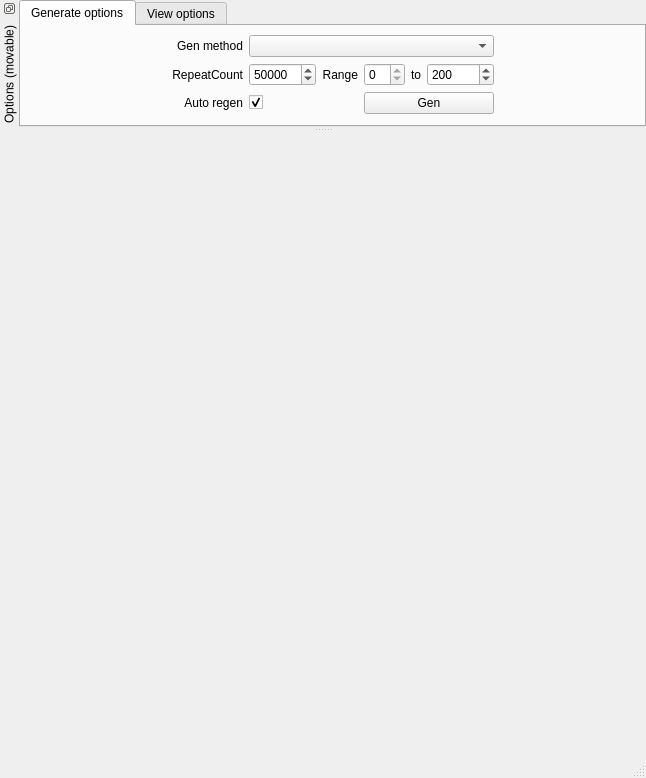
<?xml version="1.0" encoding="UTF-8"?>
<ui version="4.0">
 <class>FormMain</class>
 <widget class="QMainWindow" name="FormMain">
  <property name="geometry">
   <rect>
    <x>0</x>
    <y>0</y>
    <width>646</width>
    <height>778</height>
   </rect>
  </property>
  <property name="windowTitle">
   <string>MainWindow</string>
  </property>
  <widget class="QWidget" name="centralwidget">
   <layout class="QVBoxLayout" name="verticalLayout_2">
    <property name="spacing">
     <number>3</number>
    </property>
    <property name="leftMargin">
     <number>3</number>
    </property>
    <property name="topMargin">
     <number>3</number>
    </property>
    <property name="rightMargin">
     <number>3</number>
    </property>
    <property name="bottomMargin">
     <number>3</number>
    </property>
    <item>
     <widget class="QCustomPlot" name="qcp_plot" native="true">
      <property name="minimumSize">
       <size>
        <width>640</width>
        <height>480</height>
       </size>
      </property>
     </widget>
    </item>
   </layout>
  </widget>
  <widget class="QStatusBar" name="statusbar"/>
  <widget class="QDockWidget" name="dw_options">
   <property name="floating">
    <bool>false</bool>
   </property>
   <property name="features">
    <set>QDockWidget::DockWidgetFloatable|QDockWidget::DockWidgetMovable|QDockWidget::DockWidgetVerticalTitleBar</set>
   </property>
   <property name="allowedAreas">
    <set>Qt::AllDockWidgetAreas</set>
   </property>
   <property name="windowTitle">
    <string>Options (movable)</string>
   </property>
   <attribute name="dockWidgetArea">
    <number>4</number>
   </attribute>
   <widget class="QWidget" name="dw_optContents">
    <layout class="QVBoxLayout" name="verticalLayout">
     <property name="spacing">
      <number>0</number>
     </property>
     <property name="leftMargin">
      <number>0</number>
     </property>
     <property name="topMargin">
      <number>0</number>
     </property>
     <property name="rightMargin">
      <number>0</number>
     </property>
     <property name="bottomMargin">
      <number>0</number>
     </property>
     <item>
      <widget class="QTabWidget" name="tabWidget">
       <property name="currentIndex">
        <number>0</number>
       </property>
       <widget class="QWidget" name="tab_generateOpt">
        <attribute name="title">
         <string>Generate options</string>
        </attribute>
        <layout class="QHBoxLayout" name="horizontalLayout_2">
         <item>
          <spacer name="horizontalSpacer">
           <property name="orientation">
            <enum>Qt::Horizontal</enum>
           </property>
           <property name="sizeHint" stdset="0">
            <size>
             <width>64</width>
             <height>20</height>
            </size>
           </property>
          </spacer>
         </item>
         <item>
          <layout class="QGridLayout" name="gridLayout">
           <item row="0" column="0">
            <widget class="QLabel" name="label">
             <property name="text">
              <string>Gen method</string>
             </property>
             <property name="alignment">
              <set>Qt::AlignRight|Qt::AlignTrailing|Qt::AlignVCenter</set>
             </property>
            </widget>
           </item>
           <item row="0" column="1" colspan="5">
            <widget class="QComboBox" name="cb_genMethod"/>
           </item>
           <item row="1" column="0">
            <widget class="QLabel" name="l_repeatCount">
             <property name="text">
              <string>RepeatCount</string>
             </property>
             <property name="alignment">
              <set>Qt::AlignRight|Qt::AlignTrailing|Qt::AlignVCenter</set>
             </property>
            </widget>
           </item>
           <item row="1" column="1">
            <widget class="QSpinBox" name="sb_repeatCount">
             <property name="minimum">
              <number>1</number>
             </property>
             <property name="maximum">
              <number>1000000000</number>
             </property>
             <property name="singleStep">
              <number>1</number>
             </property>
             <property name="value">
              <number>50000</number>
             </property>
            </widget>
           </item>
           <item row="1" column="2">
            <widget class="QLabel" name="label_2">
             <property name="text">
              <string>Range</string>
             </property>
             <property name="alignment">
              <set>Qt::AlignRight|Qt::AlignTrailing|Qt::AlignVCenter</set>
             </property>
            </widget>
           </item>
           <item row="1" column="3">
            <widget class="QSpinBox" name="sb_rangeMin">
             <property name="readOnly">
              <bool>true</bool>
             </property>
            </widget>
           </item>
           <item row="1" column="4">
            <widget class="QLabel" name="label_3">
             <property name="text">
              <string>to</string>
             </property>
             <property name="alignment">
              <set>Qt::AlignCenter</set>
             </property>
            </widget>
           </item>
           <item row="1" column="5">
            <widget class="QSpinBox" name="sb_rangeMax">
             <property name="maximum">
              <number>999999</number>
             </property>
             <property name="value">
              <number>200</number>
             </property>
            </widget>
           </item>
           <item row="2" column="0">
            <widget class="QLabel" name="label_4">
             <property name="text">
              <string>Auto regen</string>
             </property>
             <property name="alignment">
              <set>Qt::AlignRight|Qt::AlignTrailing|Qt::AlignVCenter</set>
             </property>
            </widget>
           </item>
           <item row="2" column="1">
            <widget class="QCheckBox" name="cb_autoRegen">
             <property name="text">
              <string/>
             </property>
             <property name="checked">
              <bool>true</bool>
             </property>
            </widget>
           </item>
           <item row="2" column="3" colspan="3">
            <widget class="QPushButton" name="pb_gen">
             <property name="text">
              <string>Gen</string>
             </property>
             <property name="checked">
              <bool>false</bool>
             </property>
            </widget>
           </item>
          </layout>
         </item>
         <item>
          <spacer name="horizontalSpacer_2">
           <property name="orientation">
            <enum>Qt::Horizontal</enum>
           </property>
           <property name="sizeHint" stdset="0">
            <size>
             <width>63</width>
             <height>20</height>
            </size>
           </property>
          </spacer>
         </item>
        </layout>
       </widget>
       <widget class="QWidget" name="tab_viewOpt">
        <property name="enabled">
         <bool>true</bool>
        </property>
        <attribute name="title">
         <string>View options</string>
        </attribute>
        <layout class="QVBoxLayout" name="verticalLayout_4">
         <property name="spacing">
          <number>0</number>
         </property>
         <property name="leftMargin">
          <number>0</number>
         </property>
         <property name="topMargin">
          <number>0</number>
         </property>
         <property name="rightMargin">
          <number>0</number>
         </property>
         <property name="bottomMargin">
          <number>0</number>
         </property>
         <item>
          <widget class="QScrollArea" name="sa_viewOpt">
           <property name="verticalScrollBarPolicy">
            <enum>Qt::ScrollBarAlwaysOff</enum>
           </property>
           <property name="horizontalScrollBarPolicy">
            <enum>Qt::ScrollBarAsNeeded</enum>
           </property>
           <property name="widgetResizable">
            <bool>false</bool>
           </property>
           <widget class="QWidget" name="sa_viewOptContents">
            <property name="geometry">
             <rect>
              <x>0</x>
              <y>0</y>
              <width>1221</width>
              <height>93</height>
             </rect>
            </property>
            <layout class="QHBoxLayout" name="horizontalLayout_7">
             <property name="spacing">
              <number>6</number>
             </property>
             <property name="topMargin">
              <number>3</number>
             </property>
             <property name="bottomMargin">
              <number>3</number>
             </property>
             <item>
              <layout class="QVBoxLayout" name="verticalLayout_10">
               <property name="spacing">
                <number>0</number>
               </property>
               <item>
                <widget class="QCheckBox" name="cb_autoReplot">
                 <property name="enabled">
                  <bool>true</bool>
                 </property>
                 <property name="text">
                  <string>Auto update</string>
                 </property>
                 <property name="checked">
                  <bool>true</bool>
                 </property>
                </widget>
               </item>
               <item>
                <widget class="QFrame" name="f_replot">
                 <property name="enabled">
                  <bool>true</bool>
                 </property>
                 <property name="sizePolicy">
                  <sizepolicy hsizetype="Preferred" vsizetype="Maximum">
                   <horstretch>0</horstretch>
                   <verstretch>0</verstretch>
                  </sizepolicy>
                 </property>
                 <property name="frameShape">
                  <enum>QFrame::StyledPanel</enum>
                 </property>
                 <property name="frameShadow">
                  <enum>QFrame::Raised</enum>
                 </property>
                 <layout class="QHBoxLayout" name="horizontalLayout_8">
                  <item>
                   <widget class="QPushButton" name="pb_replot">
                    <property name="text">
                     <string>Update</string>
                    </property>
                   </widget>
                  </item>
                 </layout>
                </widget>
               </item>
              </layout>
             </item>
             <item>
              <widget class="QGroupBox" name="gb_plotType">
               <property name="sizePolicy">
                <sizepolicy hsizetype="Maximum" vsizetype="Maximum">
                 <horstretch>0</horstretch>
                 <verstretch>0</verstretch>
                </sizepolicy>
               </property>
               <property name="title">
                <string>Plot type</string>
               </property>
               <layout class="QVBoxLayout" name="verticalLayout_8">
                <property name="spacing">
                 <number>3</number>
                </property>
                <property name="leftMargin">
                 <number>3</number>
                </property>
                <property name="topMargin">
                 <number>3</number>
                </property>
                <property name="rightMargin">
                 <number>3</number>
                </property>
                <property name="bottomMargin">
                 <number>3</number>
                </property>
               </layout>
              </widget>
             </item>
             <item>
              <layout class="QVBoxLayout" name="verticalLayout_9">
               <property name="spacing">
                <number>0</number>
               </property>
               <item>
                <widget class="QCheckBox" name="cb_customXPointCount">
                 <property name="enabled">
                  <bool>false</bool>
                 </property>
                 <property name="sizePolicy">
                  <sizepolicy hsizetype="Maximum" vsizetype="Fixed">
                   <horstretch>0</horstretch>
                   <verstretch>0</verstretch>
                  </sizepolicy>
                 </property>
                 <property name="text">
                  <string>Custom x point count</string>
                 </property>
                </widget>
               </item>
               <item>
                <widget class="QFrame" name="f_customXPointCount">
                 <property name="sizePolicy">
                  <sizepolicy hsizetype="Preferred" vsizetype="Maximum">
                   <horstretch>0</horstretch>
                   <verstretch>0</verstretch>
                  </sizepolicy>
                 </property>
                 <property name="frameShape">
                  <enum>QFrame::StyledPanel</enum>
                 </property>
                 <property name="frameShadow">
                  <enum>QFrame::Raised</enum>
                 </property>
                 <layout class="QHBoxLayout" name="horizontalLayout_6">
                  <item>
                   <widget class="QLabel" name="l_customXPointCount">
                    <property name="enabled">
                     <bool>true</bool>
                    </property>
                    <property name="text">
                     <string>X point count</string>
                    </property>
                    <property name="alignment">
                     <set>Qt::AlignRight|Qt::AlignTrailing|Qt::AlignVCenter</set>
                    </property>
                   </widget>
                  </item>
                  <item>
                   <widget class="QSpinBox" name="sb_customXPointCount">
                    <property name="minimum">
                     <number>1</number>
                    </property>
                    <property name="maximum">
                     <number>1000000</number>
                    </property>
                    <property name="value">
                     <number>100</number>
                    </property>
                   </widget>
                  </item>
                 </layout>
                </widget>
               </item>
              </layout>
             </item>
             <item>
              <layout class="QVBoxLayout" name="verticalLayout_5">
               <property name="spacing">
                <number>0</number>
               </property>
               <item>
                <widget class="QCheckBox" name="cb_customXRange">
                 <property name="enabled">
                  <bool>true</bool>
                 </property>
                 <property name="sizePolicy">
                  <sizepolicy hsizetype="Maximum" vsizetype="Fixed">
                   <horstretch>0</horstretch>
                   <verstretch>0</verstretch>
                  </sizepolicy>
                 </property>
                 <property name="text">
                  <string>Custom X range</string>
                 </property>
                </widget>
               </item>
               <item>
                <widget class="QFrame" name="f_customXRange">
                 <property name="enabled">
                  <bool>true</bool>
                 </property>
                 <property name="sizePolicy">
                  <sizepolicy hsizetype="Preferred" vsizetype="Maximum">
                   <horstretch>0</horstretch>
                   <verstretch>0</verstretch>
                  </sizepolicy>
                 </property>
                 <property name="frameShape">
                  <enum>QFrame::StyledPanel</enum>
                 </property>
                 <property name="frameShadow">
                  <enum>QFrame::Raised</enum>
                 </property>
                 <layout class="QHBoxLayout" name="horizontalLayout">
                  <item>
                   <widget class="QDoubleSpinBox" name="dsb_customXRange_min">
                    <property name="minimum">
                     <double>-999999.000000000000000</double>
                    </property>
                    <property name="maximum">
                     <double>999999.000000000000000</double>
                    </property>
                   </widget>
                  </item>
                  <item>
                   <widget class="QLabel" name="l_customXScale">
                    <property name="text">
                     <string>&lt;= X &lt;=</string>
                    </property>
                    <property name="alignment">
                     <set>Qt::AlignCenter</set>
                    </property>
                   </widget>
                  </item>
                  <item>
                   <widget class="QDoubleSpinBox" name="dsb_customXRange_max">
                    <property name="minimum">
                     <double>-999999.000000000000000</double>
                    </property>
                    <property name="maximum">
                     <double>999999.000000000000000</double>
                    </property>
                    <property name="value">
                     <double>1.000000000000000</double>
                    </property>
                   </widget>
                  </item>
                 </layout>
                </widget>
               </item>
              </layout>
             </item>
             <item>
              <layout class="QVBoxLayout" name="verticalLayout_7">
               <property name="spacing">
                <number>0</number>
               </property>
               <item>
                <widget class="QCheckBox" name="cb_customYRange">
                 <property name="enabled">
                  <bool>false</bool>
                 </property>
                 <property name="sizePolicy">
                  <sizepolicy hsizetype="Maximum" vsizetype="Fixed">
                   <horstretch>0</horstretch>
                   <verstretch>0</verstretch>
                  </sizepolicy>
                 </property>
                 <property name="text">
                  <string>Custom Y range</string>
                 </property>
                </widget>
               </item>
               <item>
                <widget class="QFrame" name="f_customYRange">
                 <property name="sizePolicy">
                  <sizepolicy hsizetype="Preferred" vsizetype="Maximum">
                   <horstretch>0</horstretch>
                   <verstretch>0</verstretch>
                  </sizepolicy>
                 </property>
                 <property name="frameShape">
                  <enum>QFrame::StyledPanel</enum>
                 </property>
                 <property name="frameShadow">
                  <enum>QFrame::Raised</enum>
                 </property>
                 <layout class="QHBoxLayout" name="horizontalLayout_5">
                  <item>
                   <widget class="QDoubleSpinBox" name="dsb_customYRange_min">
                    <property name="minimum">
                     <double>-999999.000000000000000</double>
                    </property>
                    <property name="maximum">
                     <double>999999.000000000000000</double>
                    </property>
                   </widget>
                  </item>
                  <item>
                   <widget class="QLabel" name="l_customYScale_2">
                    <property name="text">
                     <string>&lt;= Y &lt;=</string>
                    </property>
                    <property name="alignment">
                     <set>Qt::AlignCenter</set>
                    </property>
                   </widget>
                  </item>
                  <item>
                   <widget class="QDoubleSpinBox" name="dsb_customYRange_max">
                    <property name="minimum">
                     <double>-999999.000000000000000</double>
                    </property>
                    <property name="maximum">
                     <double>999999.000000000000000</double>
                    </property>
                    <property name="value">
                     <double>1.000000000000000</double>
                    </property>
                   </widget>
                  </item>
                 </layout>
                </widget>
               </item>
              </layout>
             </item>
             <item>
              <layout class="QVBoxLayout" name="verticalLayout_6">
               <property name="spacing">
                <number>0</number>
               </property>
               <item>
                <widget class="QCheckBox" name="cb_customXScale">
                 <property name="enabled">
                  <bool>false</bool>
                 </property>
                 <property name="sizePolicy">
                  <sizepolicy hsizetype="Maximum" vsizetype="Fixed">
                   <horstretch>0</horstretch>
                   <verstretch>0</verstretch>
                  </sizepolicy>
                 </property>
                 <property name="text">
                  <string>Custom X scale</string>
                 </property>
                </widget>
               </item>
               <item>
                <widget class="QFrame" name="f_customXScale">
                 <property name="enabled">
                  <bool>true</bool>
                 </property>
                 <property name="sizePolicy">
                  <sizepolicy hsizetype="Preferred" vsizetype="Maximum">
                   <horstretch>0</horstretch>
                   <verstretch>0</verstretch>
                  </sizepolicy>
                 </property>
                 <property name="frameShape">
                  <enum>QFrame::StyledPanel</enum>
                 </property>
                 <property name="frameShadow">
                  <enum>QFrame::Raised</enum>
                 </property>
                 <layout class="QHBoxLayout" name="horizontalLayout_3">
                  <item>
                   <widget class="QDoubleSpinBox" name="dsb_customXScale_min">
                    <property name="minimum">
                     <double>-999999.000000000000000</double>
                    </property>
                    <property name="maximum">
                     <double>999999.000000000000000</double>
                    </property>
                   </widget>
                  </item>
                  <item>
                   <widget class="QLabel" name="l_customXScale_2">
                    <property name="text">
                     <string>&lt;= X &lt;=</string>
                    </property>
                    <property name="alignment">
                     <set>Qt::AlignCenter</set>
                    </property>
                   </widget>
                  </item>
                  <item>
                   <widget class="QDoubleSpinBox" name="dsb_customXScale_max">
                    <property name="minimum">
                     <double>-999999.000000000000000</double>
                    </property>
                    <property name="maximum">
                     <double>999999.000000000000000</double>
                    </property>
                    <property name="value">
                     <double>1.000000000000000</double>
                    </property>
                   </widget>
                  </item>
                 </layout>
                </widget>
               </item>
              </layout>
             </item>
             <item>
              <layout class="QVBoxLayout" name="verticalLayout_3">
               <property name="spacing">
                <number>0</number>
               </property>
               <item>
                <widget class="QCheckBox" name="cb_customYScale">
                 <property name="enabled">
                  <bool>false</bool>
                 </property>
                 <property name="sizePolicy">
                  <sizepolicy hsizetype="Maximum" vsizetype="Fixed">
                   <horstretch>0</horstretch>
                   <verstretch>0</verstretch>
                  </sizepolicy>
                 </property>
                 <property name="text">
                  <string>Custom Y scale</string>
                 </property>
                </widget>
               </item>
               <item>
                <widget class="QFrame" name="f_customYScale">
                 <property name="sizePolicy">
                  <sizepolicy hsizetype="Preferred" vsizetype="Maximum">
                   <horstretch>0</horstretch>
                   <verstretch>0</verstretch>
                  </sizepolicy>
                 </property>
                 <property name="frameShape">
                  <enum>QFrame::StyledPanel</enum>
                 </property>
                 <property name="frameShadow">
                  <enum>QFrame::Raised</enum>
                 </property>
                 <layout class="QHBoxLayout" name="horizontalLayout_4">
                  <item>
                   <widget class="QDoubleSpinBox" name="dsb_customYScale_min">
                    <property name="minimum">
                     <double>-999999.000000000000000</double>
                    </property>
                    <property name="maximum">
                     <double>999999.000000000000000</double>
                    </property>
                   </widget>
                  </item>
                  <item>
                   <widget class="QLabel" name="l_customYScale">
                    <property name="text">
                     <string>&lt;= Y &lt;=</string>
                    </property>
                    <property name="alignment">
                     <set>Qt::AlignCenter</set>
                    </property>
                   </widget>
                  </item>
                  <item>
                   <widget class="QDoubleSpinBox" name="dsb_customYScale_max">
                    <property name="minimum">
                     <double>-999999.000000000000000</double>
                    </property>
                    <property name="maximum">
                     <double>999999.000000000000000</double>
                    </property>
                    <property name="value">
                     <double>1.000000000000000</double>
                    </property>
                   </widget>
                  </item>
                 </layout>
                </widget>
               </item>
              </layout>
             </item>
             <item>
              <spacer name="horizontalSpacer_3">
               <property name="orientation">
                <enum>Qt::Horizontal</enum>
               </property>
               <property name="sizeHint" stdset="0">
                <size>
                 <width>40</width>
                 <height>20</height>
                </size>
               </property>
              </spacer>
             </item>
            </layout>
           </widget>
          </widget>
         </item>
        </layout>
       </widget>
      </widget>
     </item>
    </layout>
   </widget>
  </widget>
 </widget>
 <customwidgets>
  <customwidget>
   <class>QCustomPlot</class>
   <extends>QWidget</extends>
   <header>qcustomplot.h</header>
   <container>1</container>
  </customwidget>
 </customwidgets>
 <resources/>
 <connections/>
</ui>
